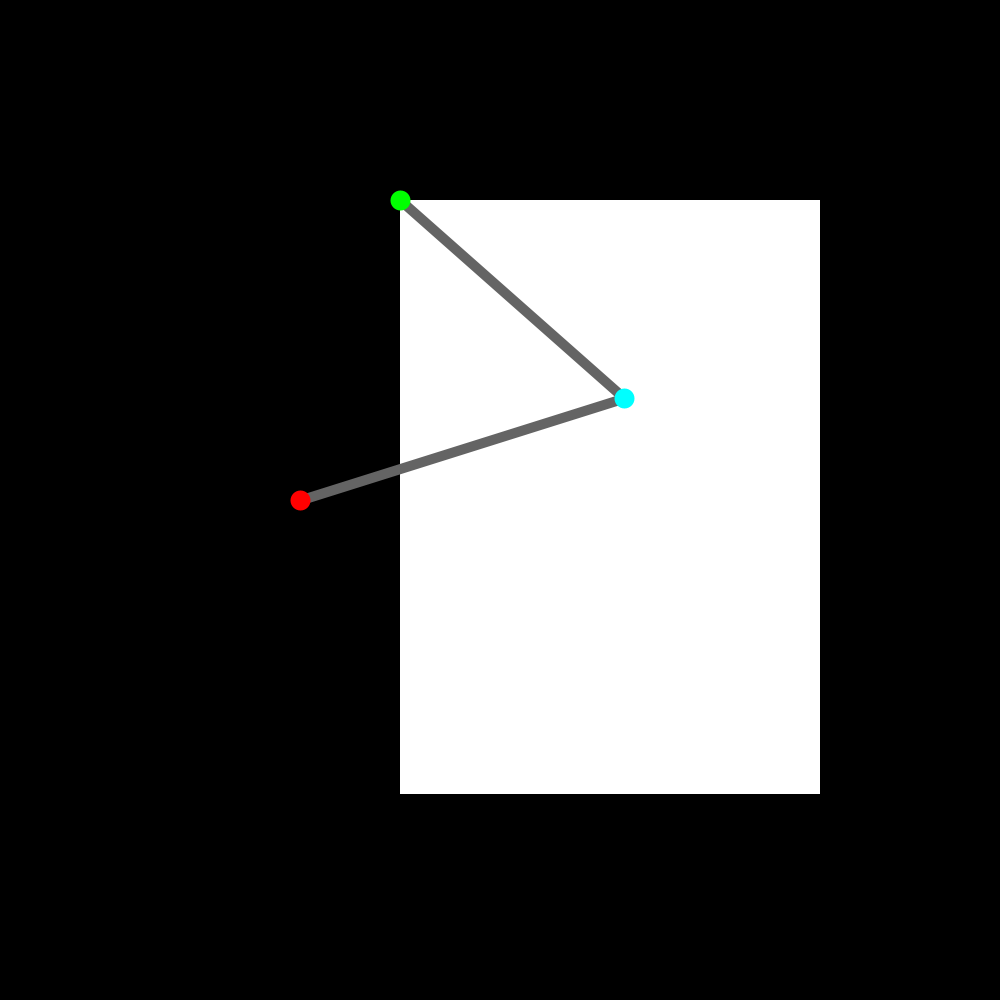
Frame 1 (no input)
Frame 60 (the mouse pressed at the canvas centre just before this capture): identical to frame 1, image omitted
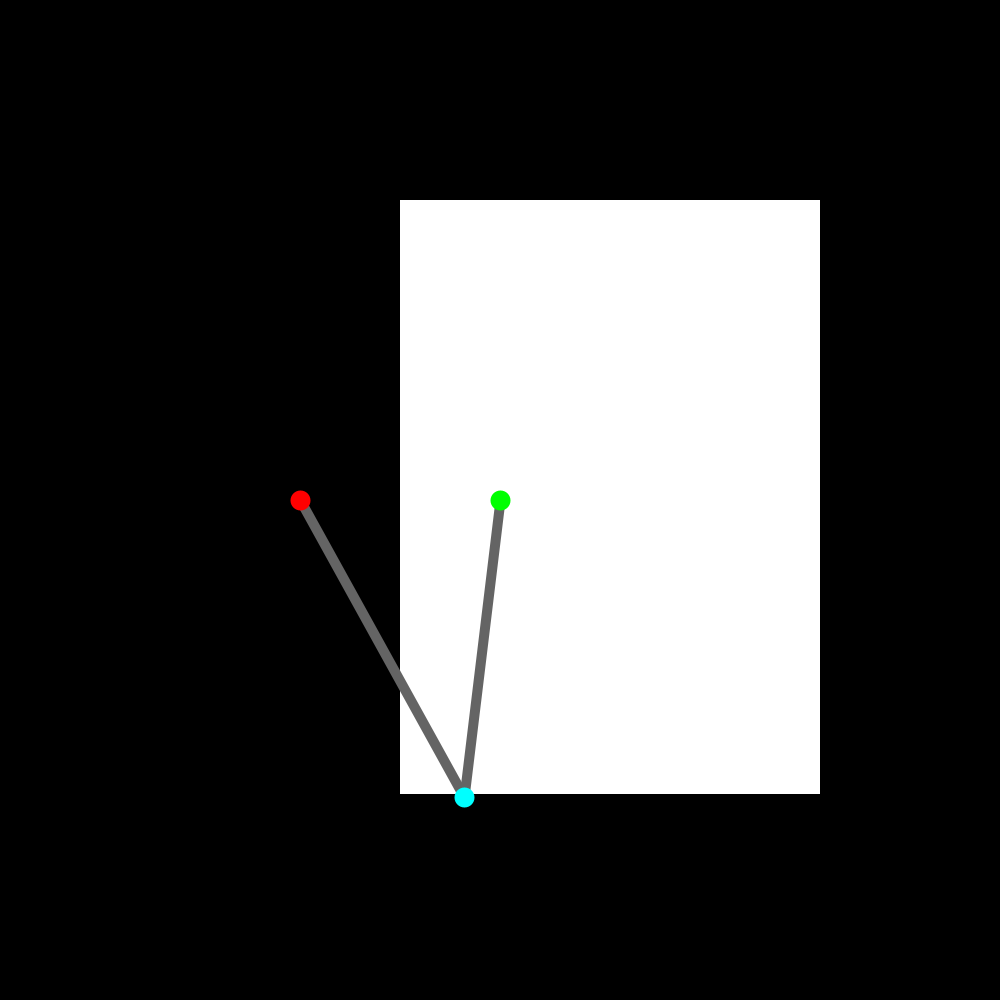
Frame 120 (the mouse held since frame 60 and released just before this capture)

The Processing sketch that drew these frames (run headless with seeded random() and noise(); from frame 60 on, the mouse is pressed at the canvas centre):

// Processing sketch: InverseKinematicsDemo
// ── InverseKinematicsDemo.pde
float sizeMult = 2.0; // size multiplier to make stuff easier to see

PVector pageSize = new PVector(210, 297);
PVector originPoint = new PVector(200, 100); // origin point of the paper

PVector jointA = new PVector(150, 250); // origin point of the arm
PVector jointB = new PVector(100, 100);
PVector target = new PVector(200, 200);
float La = 170; // length of arm a
float Lb = 150; // length of arm b

float angleA; // angle of the frist joint
float angleB; // angle of the second joint

ArrayList<PVector> points = new ArrayList<PVector>();

void setup()
{
  size(1000, 1000);
}

void draw()
{
  background(0);
  scale(sizeMult);
  
  // handle mouse press event
  if (mousePressed)
  {
    if (mouseButton == LEFT) // draw
    {
      // make sure it is in range
      if (mouseX / sizeMult > originPoint.x && mouseX / sizeMult < originPoint.x + pageSize.x && mouseY / sizeMult > originPoint.y &&  mouseY / sizeMult < originPoint.y + pageSize.y)
      {
          points.add(new PVector(mouseX / sizeMult, mouseY / sizeMult));
      }
    }
    else if (mouseButton == RIGHT) // clear
    {
      points = new ArrayList<PVector>();
    }
  }
  
  // get target position
  target = new PVector(clamp(mouseX / sizeMult, originPoint.x, originPoint.x + pageSize.x), 
                       clamp(mouseY / sizeMult, originPoint.y, originPoint.y + pageSize.y));
  
  float AC = PVector.dist(jointA, target);
  float BAC = acos((sq(La) + sq(AC) - sq(Lb))/(2.0 * La * AC));
  float YAC = asin((target.x - jointA.x) / AC);
  float YAB = (target.y < jointA.y) ? (PI - YAC - BAC) : (YAC - BAC);
  
  // position is reletive to A
  float Bx = sin(YAB) * La;
  float By = sin(HALF_PI - YAB) * La;
  
  jointB = new PVector(Bx, By).add(jointA);
  
  // drawing
  drawPage();
  drawPath();
  drawArm();
  
  angleA = degrees(YAB);
  angleB = degrees(acos((sq(La) + sq(Lb) - sq(AC))/(2.0 * La * Lb)));
  println("Angle A: " + angleA + " Angle B: " + angleB);
}

void drawPage()
{
  noStroke();
  rect(originPoint.x, originPoint.y, pageSize.x, pageSize.y);
}

void drawPath()
{
  strokeWeight(2);
  stroke(0, 0, 0);
  for (int i = 0; i < points.size(); i++)
  {
    PVector p = points.get(i);
    point(p.x, p.y);
  }
}

void drawArm()
{
  strokeWeight(5);
  
  stroke(100, 100, 100);
  line(jointA.x, jointA.y, jointB.x, jointB.y);
  line(target.x, target.y, jointB.x, jointB.y);
  
  strokeWeight(10);
  
  stroke(255, 0, 0);
  point(jointA.x, jointA.y);
  
  stroke(0, 255, 255);
  point(jointB.x, jointB.y);
  
  stroke(0, 255, 0);
  point(target.x, target.y);
  
}

float clamp(float v, float min, float max)
{
  return min(max(v, min), max);
}
